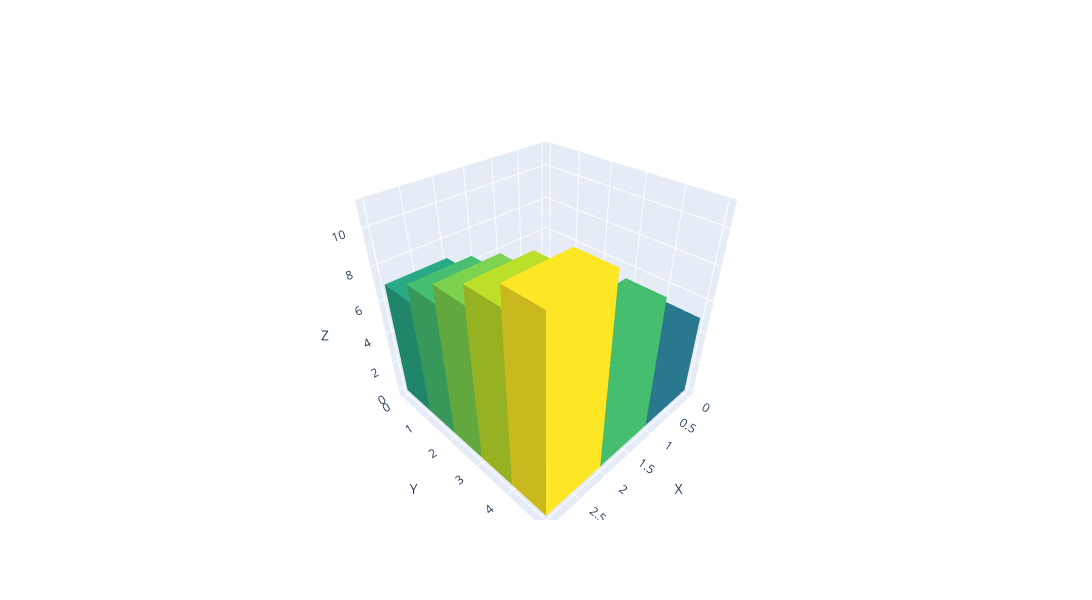

The code cell stored with this chart in its notebook:
### Code cell
#plot_3d_surface_demo([(1,0,0), (0,1,0), (0,0,1)])
#plot_3d_surface_auto_simplex([(0,0,1), (0,1,1), (1,2,1), (2,2,1), (3,1,1.5), (4,1,1.5), (5,2,1), (6,2,1), (7,1,1), (7,0,1), (4,-1,1), (3,-1,1)], pattern='across')
single_bar_mesh_3d((1,3), (1,2), (0,5))
plot_3d_boxes_from_array(np.array([[1,2,3,4,5], [4,5,6,7,8], [7,8,9,10,11]]), alpha=1, aspectmode='cube')

### Figure 1 — Plotly figure (JSON) as saved in the notebook; plotly's stock layout.template omitted (floating-point values rounded to 4 significant figures)
{"data": [{"color": "rgb(68, 1, 84)", "i": [0, 1], "j": [1, 2], "k": [3, 3], "opacity": 1, "type": "mesh3d", "x": [0, 1, 1, 0], "y": [0, 0, 1, 1], "z": [0, 0, 0, 0]}, {"color": "rgb(68, 1, 84)", "i": [0, 1], "j": [1, 2], "k": [3, 3], "opacity": 1, "type": "mesh3d", "x": [0, 1, 1, 0], "y": [0, 0, 1, 1], "z": [1, 1, 1, 1]}, {"color": "rgb(68, 1, 84)", "i": [0, 1], "j": [1, 2], "k": [3, 3], "opacity": 1, "type": "mesh3d", "x": [0, 1, 1, 0], "y": [0, 0, 0, 0], "z": [0, 0, 1, 1]}, {"color": "rgb(68, 1, 84)", "i": [0, 1], "j": [1, 2], "k": [3, 3], "opacity": 1, "type": "mesh3d", "x": [0, 1, 1, 0], "y": [1, 1, 1, 1], "z": [0, 0, 1, 1]}, {"color": "rgb(68, 1, 84)", "i": [0, 1], "j": [1, 2], "k": [3, 3], "opacity": 1, "type": "mesh3d", "x": [0, 0, 0, 0], "y": [0, 1, 1, 0], "z": [0, 0, 1, 1]}, {"color": "rgb(68, 1, 84)", "i": [0, 1], "j": [1, 2], "k": [3, 3], "opacity": 1, "type": "mesh3d", "x": [1, 1, 1, 1], "y": [0, 1, 1, 0], "z": [0, 0, 1, 1]}, {"color": "rgb(72, 36, 116)", "i": [0, 1], "j": [1, 2], "k": [3, 3], "opacity": 1, "type": "mesh3d", "x": [0, 1, 1, 0], "y": [1, 1, 2, 2], "z": [0, 0, 0, 0]}, {"color": "rgb(72, 36, 116)", "i": [0, 1], "j": [1, 2], "k": [3, 3], "opacity": 1, "type": "mesh3d", "x": [0, 1, 1, 0], "y": [1, 1, 2, 2], "z": [2, 2, 2, 2]}, {"color": "rgb(72, 36, 116)", "i": [0, 1], "j": [1, 2], "k": [3, 3], "opacity": 1, "type": "mesh3d", "x": [0, 1, 1, 0], "y": [1, 1, 1, 1], "z": [0, 0, 2, 2]}, {"color": "rgb(72, 36, 116)", "i": [0, 1], "j": [1, 2], "k": [3, 3], "opacity": 1, "type": "mesh3d", "x": [0, 1, 1, 0], "y": [2, 2, 2, 2], "z": [0, 0, 2, 2]}, {"color": "rgb(72, 36, 116)", "i": [0, 1], "j": [1, 2], "k": [3, 3], "opacity": 1, "type": "mesh3d", "x": [0, 0, 0, 0], "y": [1, 2, 2, 1], "z": [0, 0, 2, 2]}, {"color": "rgb(72, 36, 116)", "i": [0, 1], "j": [1, 2], "k": [3, 3], "opacity": 1, "type": "mesh3d", "x": [1, 1, 1, 1], "y": [1, 2, 2, 1], "z": [0, 0, 2, 2]}, {"color": "rgb(64, 66, 134)", "i": [0, 1], "j": [1, 2], "k": [3, 3], "opacity": 1, "type": "mesh3d", "x": [0, 1, 1, 0], "y": [2, 2, 3, 3], "z": [0, 0, 0, 0]}, {"color": "rgb(64, 66, 134)", "i": [0, 1], "j": [1, 2], "k": [3, 3], "opacity": 1, "type": "mesh3d", "x": [0, 1, 1, 0], "y": [2, 2, 3, 3], "z": [3, 3, 3, 3]}, {"color": "rgb(64, 66, 134)", "i": [0, 1], "j": [1, 2], "k": [3, 3], "opacity": 1, "type": "mesh3d", "x": [0, 1, 1, 0], "y": [2, 2, 2, 2], "z": [0, 0, 3, 3]}, {"color": "rgb(64, 66, 134)", "i": [0, 1], "j": [1, 2], "k": [3, 3], "opacity": 1, "type": "mesh3d", "x": [0, 1, 1, 0], "y": [3, 3, 3, 3], "z": [0, 0, 3, 3]}, {"color": "rgb(64, 66, 134)", "i": [0, 1], "j": [1, 2], "k": [3, 3], "opacity": 1, "type": "mesh3d", "x": [0, 0, 0, 0], "y": [2, 3, 3, 2], "z": [0, 0, 3, 3]}, {"color": "rgb(64, 66, 134)", "i": [0, 1], "j": [1, 2], "k": [3, 3], "opacity": 1, "type": "mesh3d", "x": [1, 1, 1, 1], "y": [2, 3, 3, 2], "z": [0, 0, 3, 3]}, {"color": "rgb(53, 95, 140)", "i": [0, 1], "j": [1, 2], "k": [3, 3], "opacity": 1, "type": "mesh3d", "x": [0, 1, 1, 0], "y": [3, 3, 4, 4], "z": [0, 0, 0, 0]}, {"color": "rgb(53, 95, 140)", "i": [0, 1], "j": [1, 2], "k": [3, 3], "opacity": 1, "type": "mesh3d", "x": [0, 1, 1, 0], "y": [3, 3, 4, 4], "z": [4, 4, 4, 4]}, {"color": "rgb(53, 95, 140)", "i": [0, 1], "j": [1, 2], "k": [3, 3], "opacity": 1, "type": "mesh3d", "x": [0, 1, 1, 0], "y": [3, 3, 3, 3], "z": [0, 0, 4, 4]}, {"color": "rgb(53, 95, 140)", "i": [0, 1], "j": [1, 2], "k": [3, 3], "opacity": 1, "type": "mesh3d", "x": [0, 1, 1, 0], "y": [4, 4, 4, 4], "z": [0, 0, 4, 4]}, {"color": "rgb(53, 95, 140)", "i": [0, 1], "j": [1, 2], "k": [3, 3], "opacity": 1, "type": "mesh3d", "x": [0, 0, 0, 0], "y": [3, 4, 4, 3], "z": [0, 0, 4, 4]}, {"color": "rgb(53, 95, 140)", "i": [0, 1], "j": [1, 2], "k": [3, 3], "opacity": 1, "type": "mesh3d", "x": [1, 1, 1, 1], "y": [3, 4, 4, 3], "z": [0, 0, 4, 4]}, {"color": "rgb(42, 120, 142)", "i": [0, 1], "j": [1, 2], "k": [3, 3], "opacity": 1, "type": "mesh3d", "x": [0, 1, 1, 0], "y": [4, 4, 5, 5], "z": [0, 0, 0, 0]}, {"color": "rgb(42, 120, 142)", "i": [0, 1], "j": [1, 2], "k": [3, 3], "opacity": 1, "type": "mesh3d", "x": [0, 1, 1, 0], "y": [4, 4, 5, 5], "z": [5, 5, 5, 5]}, {"color": "rgb(42, 120, 142)", "i": [0, 1], "j": [1, 2], "k": [3, 3], "opacity": 1, "type": "mesh3d", "x": [0, 1, 1, 0], "y": [4, 4, 4, 4], "z": [0, 0, 5, 5]}, {"color": "rgb(42, 120, 142)", "i": [0, 1], "j": [1, 2], "k": [3, 3], "opacity": 1, "type": "mesh3d", "x": [0, 1, 1, 0], "y": [5, 5, 5, 5], "z": [0, 0, 5, 5]}, {"color": "rgb(42, 120, 142)", "i": [0, 1], "j": [1, 2], "k": [3, 3], "opacity": 1, "type": "mesh3d", "x": [0, 0, 0, 0], "y": [4, 5, 5, 4], "z": [0, 0, 5, 5]}, {"color": "rgb(42, 120, 142)", "i": [0, 1], "j": [1, 2], "k": [3, 3], "opacity": 1, "type": "mesh3d", "x": [1, 1, 1, 1], "y": [4, 5, 5, 4], "z": [0, 0, 5, 5]}, {"color": "rgb(53, 95, 140)", "i": [0, 1], "j": [1, 2], "k": [3, 3], "opacity": 1, "type": "mesh3d", "x": [1, 2, 2, 1], "y": [0, 0, 1, 1], "z": [0, 0, 0, 0]}, {"color": "rgb(53, 95, 140)", "i": [0, 1], "j": [1, 2], "k": [3, 3], "opacity": 1, "type": "mesh3d", "x": [1, 2, 2, 1], "y": [0, 0, 1, 1], "z": [4, 4, 4, 4]}, {"color": "rgb(53, 95, 140)", "i": [0, 1], "j": [1, 2], "k": [3, 3], "opacity": 1, "type": "mesh3d", "x": [1, 2, 2, 1], "y": [0, 0, 0, 0], "z": [0, 0, 4, 4]}, {"color": "rgb(53, 95, 140)", "i": [0, 1], "j": [1, 2], "k": [3, 3], "opacity": 1, "type": "mesh3d", "x": [1, 2, 2, 1], "y": [1, 1, 1, 1], "z": [0, 0, 4, 4]}, {"color": "rgb(53, 95, 140)", "i": [0, 1], "j": [1, 2], "k": [3, 3], "opacity": 1, "type": "mesh3d", "x": [1, 1, 1, 1], "y": [0, 1, 1, 0], "z": [0, 0, 4, 4]}, {"color": "rgb(53, 95, 140)", "i": [0, 1], "j": [1, 2], "k": [3, 3], "opacity": 1, "type": "mesh3d", "x": [2, 2, 2, 2], "y": [0, 1, 1, 0], "z": [0, 0, 4, 4]}, {"color": "rgb(42, 120, 142)", "i": [0, 1], "j": [1, 2], "k": [3, 3], "opacity": 1, "type": "mesh3d", "x": [1, 2, 2, 1], "y": [1, 1, 2, 2], "z": [0, 0, 0, 0]}, {"color": "rgb(42, 120, 142)", "i": [0, 1], "j": [1, 2], "k": [3, 3], "opacity": 1, "type": "mesh3d", "x": [1, 2, 2, 1], "y": [1, 1, 2, 2], "z": [5, 5, 5, 5]}, {"color": "rgb(42, 120, 142)", "i": [0, 1], "j": [1, 2], "k": [3, 3], "opacity": 1, "type": "mesh3d", "x": [1, 2, 2, 1], "y": [1, 1, 1, 1], "z": [0, 0, 5, 5]}, {"color": "rgb(42, 120, 142)", "i": [0, 1], "j": [1, 2], "k": [3, 3], "opacity": 1, "type": "mesh3d", "x": [1, 2, 2, 1], "y": [2, 2, 2, 2], "z": [0, 0, 5, 5]}, {"color": "rgb(42, 120, 142)", "i": [0, 1], "j": [1, 2], "k": [3, 3], "opacity": 1, "type": "mesh3d", "x": [1, 1, 1, 1], "y": [1, 2, 2, 1], "z": [0, 0, 5, 5]}, {"color": "rgb(42, 120, 142)", "i": [0, 1], "j": [1, 2], "k": [3, 3], "opacity": 1, "type": "mesh3d", "x": [2, 2, 2, 2], "y": [1, 2, 2, 1], "z": [0, 0, 5, 5]}, {"color": "rgb(34, 144, 140)", "i": [0, 1], "j": [1, 2], "k": [3, 3], "opacity": 1, "type": "mesh3d", "x": [1, 2, 2, 1], "y": [2, 2, 3, 3], "z": [0, 0, 0, 0]}, {"color": "rgb(34, 144, 140)", "i": [0, 1], "j": [1, 2], "k": [3, 3], "opacity": 1, "type": "mesh3d", "x": [1, 2, 2, 1], "y": [2, 2, 3, 3], "z": [6, 6, 6, 6]}, {"color": "rgb(34, 144, 140)", "i": [0, 1], "j": [1, 2], "k": [3, 3], "opacity": 1, "type": "mesh3d", "x": [1, 2, 2, 1], "y": [2, 2, 2, 2], "z": [0, 0, 6, 6]}, {"color": "rgb(34, 144, 140)", "i": [0, 1], "j": [1, 2], "k": [3, 3], "opacity": 1, "type": "mesh3d", "x": [1, 2, 2, 1], "y": [3, 3, 3, 3], "z": [0, 0, 6, 6]}, {"color": "rgb(34, 144, 140)", "i": [0, 1], "j": [1, 2], "k": [3, 3], "opacity": 1, "type": "mesh3d", "x": [1, 1, 1, 1], "y": [2, 3, 3, 2], "z": [0, 0, 6, 6]}, {"color": "rgb(34, 144, 140)", "i": [0, 1], "j": [1, 2], "k": [3, 3], "opacity": 1, "type": "mesh3d", "x": [2, 2, 2, 2], "y": [2, 3, 3, 2], "z": [0, 0, 6, 6]}, {"color": "rgb(40, 168, 131)", "i": [0, 1], "j": [1, 2], "k": [3, 3], "opacity": 1, "type": "mesh3d", "x": [1, 2, 2, 1], "y": [3, 3, 4, 4], "z": [0, 0, 0, 0]}, {"color": "rgb(40, 168, 131)", "i": [0, 1], "j": [1, 2], "k": [3, 3], "opacity": 1, "type": "mesh3d", "x": [1, 2, 2, 1], "y": [3, 3, 4, 4], "z": [7, 7, 7, 7]}, {"color": "rgb(40, 168, 131)", "i": [0, 1], "j": [1, 2], "k": [3, 3], "opacity": 1, "type": "mesh3d", "x": [1, 2, 2, 1], "y": [3, 3, 3, 3], "z": [0, 0, 7, 7]}, {"color": "rgb(40, 168, 131)", "i": [0, 1], "j": [1, 2], "k": [3, 3], "opacity": 1, "type": "mesh3d", "x": [1, 2, 2, 1], "y": [4, 4, 4, 4], "z": [0, 0, 7, 7]}, {"color": "rgb(40, 168, 131)", "i": [0, 1], "j": [1, 2], "k": [3, 3], "opacity": 1, "type": "mesh3d", "x": [1, 1, 1, 1], "y": [3, 4, 4, 3], "z": [0, 0, 7, 7]}, {"color": "rgb(40, 168, 131)", "i": [0, 1], "j": [1, 2], "k": [3, 3], "opacity": 1, "type": "mesh3d", "x": [2, 2, 2, 2], "y": [3, 4, 4, 3], "z": [0, 0, 7, 7]}, {"color": "rgb(70, 190, 111)", "i": [0, 1], "j": [1, 2], "k": [3, 3], "opacity": 1, "type": "mesh3d", "x": [1, 2, 2, 1], "y": [4, 4, 5, 5], "z": [0, 0, 0, 0]}, {"color": "rgb(70, 190, 111)", "i": [0, 1], "j": [1, 2], "k": [3, 3], "opacity": 1, "type": "mesh3d", "x": [1, 2, 2, 1], "y": [4, 4, 5, 5], "z": [8, 8, 8, 8]}, {"color": "rgb(70, 190, 111)", "i": [0, 1], "j": [1, 2], "k": [3, 3], "opacity": 1, "type": "mesh3d", "x": [1, 2, 2, 1], "y": [4, 4, 4, 4], "z": [0, 0, 8, 8]}, {"color": "rgb(70, 190, 111)", "i": [0, 1], "j": [1, 2], "k": [3, 3], "opacity": 1, "type": "mesh3d", "x": [1, 2, 2, 1], "y": [5, 5, 5, 5], "z": [0, 0, 8, 8]}, {"color": "rgb(70, 190, 111)", "i": [0, 1], "j": [1, 2], "k": [3, 3], "opacity": 1, "type": "mesh3d", "x": [1, 1, 1, 1], "y": [4, 5, 5, 4], "z": [0, 0, 8, 8]}, {"color": "rgb(70, 190, 111)", "i": [0, 1], "j": [1, 2], "k": [3, 3], "opacity": 1, "type": "mesh3d", "x": [2, 2, 2, 2], "y": [4, 5, 5, 4], "z": [0, 0, 8, 8]}, {"color": "rgb(40, 168, 131)", "i": [0, 1], "j": [1, 2], "k": [3, 3], "opacity": 1, "type": "mesh3d", "x": [2, 3, 3, 2], "y": [0, 0, 1, 1], "z": [0, 0, 0, 0]}, {"color": "rgb(40, 168, 131)", "i": [0, 1], "j": [1, 2], "k": [3, 3], "opacity": 1, "type": "mesh3d", "x": [2, 3, 3, 2], "y": [0, 0, 1, 1], "z": [7, 7, 7, 7]}, {"color": "rgb(40, 168, 131)", "i": [0, 1], "j": [1, 2], "k": [3, 3], "opacity": 1, "type": "mesh3d", "x": [2, 3, 3, 2], "y": [0, 0, 0, 0], "z": [0, 0, 7, 7]}, {"color": "rgb(40, 168, 131)", "i": [0, 1], "j": [1, 2], "k": [3, 3], "opacity": 1, "type": "mesh3d", "x": [2, 3, 3, 2], "y": [1, 1, 1, 1], "z": [0, 0, 7, 7]}, {"color": "rgb(40, 168, 131)", "i": [0, 1], "j": [1, 2], "k": [3, 3], "opacity": 1, "type": "mesh3d", "x": [2, 2, 2, 2], "y": [0, 1, 1, 0], "z": [0, 0, 7, 7]}, {"color": "rgb(40, 168, 131)", "i": [0, 1], "j": [1, 2], "k": [3, 3], "opacity": 1, "type": "mesh3d", "x": [3, 3, 3, 3], "y": [0, 1, 1, 0], "z": [0, 0, 7, 7]}, {"color": "rgb(70, 190, 111)", "i": [0, 1], "j": [1, 2], "k": [3, 3], "opacity": 1, "type": "mesh3d", "x": [2, 3, 3, 2], "y": [1, 1, 2, 2], "z": [0, 0, 0, 0]}, {"color": "rgb(70, 190, 111)", "i": [0, 1], "j": [1, 2], "k": [3, 3], "opacity": 1, "type": "mesh3d", "x": [2, 3, 3, 2], "y": [1, 1, 2, 2], "z": [8, 8, 8, 8]}, {"color": "rgb(70, 190, 111)", "i": [0, 1], "j": [1, 2], "k": [3, 3], "opacity": 1, "type": "mesh3d", "x": [2, 3, 3, 2], "y": [1, 1, 1, 1], "z": [0, 0, 8, 8]}, {"color": "rgb(70, 190, 111)", "i": [0, 1], "j": [1, 2], "k": [3, 3], "opacity": 1, "type": "mesh3d", "x": [2, 3, 3, 2], "y": [2, 2, 2, 2], "z": [0, 0, 8, 8]}, {"color": "rgb(70, 190, 111)", "i": [0, 1], "j": [1, 2], "k": [3, 3], "opacity": 1, "type": "mesh3d", "x": [2, 2, 2, 2], "y": [1, 2, 2, 1], "z": [0, 0, 8, 8]}, {"color": "rgb(70, 190, 111)", "i": [0, 1], "j": [1, 2], "k": [3, 3], "opacity": 1, "type": "mesh3d", "x": [3, 3, 3, 3], "y": [1, 2, 2, 1], "z": [0, 0, 8, 8]}, {"color": "rgb(124, 209, 79)", "i": [0, 1], "j": [1, 2], "k": [3, 3], "opacity": 1, "type": "mesh3d", "x": [2, 3, 3, 2], "y": [2, 2, 3, 3], "z": [0, 0, 0, 0]}, {"color": "rgb(124, 209, 79)", "i": [0, 1], "j": [1, 2], "k": [3, 3], "opacity": 1, "type": "mesh3d", "x": [2, 3, 3, 2], "y": [2, 2, 3, 3], "z": [9, 9, 9, 9]}, {"color": "rgb(124, 209, 79)", "i": [0, 1], "j": [1, 2], "k": [3, 3], "opacity": 1, "type": "mesh3d", "x": [2, 3, 3, 2], "y": [2, 2, 2, 2], "z": [0, 0, 9, 9]}, {"color": "rgb(124, 209, 79)", "i": [0, 1], "j": [1, 2], "k": [3, 3], "opacity": 1, "type": "mesh3d", "x": [2, 3, 3, 2], "y": [3, 3, 3, 3], "z": [0, 0, 9, 9]}, {"color": "rgb(124, 209, 79)", "i": [0, 1], "j": [1, 2], "k": [3, 3], "opacity": 1, "type": "mesh3d", "x": [2, 2, 2, 2], "y": [2, 3, 3, 2], "z": [0, 0, 9, 9]}, {"color": "rgb(124, 209, 79)", "i": [0, 1], "j": [1, 2], "k": [3, 3], "opacity": 1, "type": "mesh3d", "x": [3, 3, 3, 3], "y": [2, 3, 3, 2], "z": [0, 0, 9, 9]}, {"color": "rgb(188, 223, 42)", "i": [0, 1], "j": [1, 2], "k": [3, 3], "opacity": 1, "type": "mesh3d", "x": [2, 3, 3, 2], "y": [3, 3, 4, 4], "z": [0, 0, 0, 0]}, {"color": "rgb(188, 223, 42)", "i": [0, 1], "j": [1, 2], "k": [3, 3], "opacity": 1, "type": "mesh3d", "x": [2, 3, 3, 2], "y": [3, 3, 4, 4], "z": [10, 10, 10, 10]}, {"color": "rgb(188, 223, 42)", "i": [0, 1], "j": [1, 2], "k": [3, 3], "opacity": 1, "type": "mesh3d", "x": [2, 3, 3, 2], "y": [3, 3, 3, 3], "z": [0, 0, 10, 10]}, {"color": "rgb(188, 223, 42)", "i": [0, 1], "j": [1, 2], "k": [3, 3], "opacity": 1, "type": "mesh3d", "x": [2, 3, 3, 2], "y": [4, 4, 4, 4], "z": [0, 0, 10, 10]}, {"color": "rgb(188, 223, 42)", "i": [0, 1], "j": [1, 2], "k": [3, 3], "opacity": 1, "type": "mesh3d", "x": [2, 2, 2, 2], "y": [3, 4, 4, 3], "z": [0, 0, 10, 10]}, {"color": "rgb(188, 223, 42)", "i": [0, 1], "j": [1, 2], "k": [3, 3], "opacity": 1, "type": "mesh3d", "x": [3, 3, 3, 3], "y": [3, 4, 4, 3], "z": [0, 0, 10, 10]}, {"color": "rgb(253, 231, 37)", "i": [0, 1], "j": [1, 2], "k": [3, 3], "opacity": 1, "type": "mesh3d", "x": [2, 3, 3, 2], "y": [4, 4, 5, 5], "z": [0, 0, 0, 0]}, {"color": "rgb(253, 231, 37)", "i": [0, 1], "j": [1, 2], "k": [3, 3], "opacity": 1, "type": "mesh3d", "x": [2, 3, 3, 2], "y": [4, 4, 5, 5], "z": [11, 11, 11, 11]}, {"color": "rgb(253, 231, 37)", "i": [0, 1], "j": [1, 2], "k": [3, 3], "opacity": 1, "type": "mesh3d", "x": [2, 3, 3, 2], "y": [4, 4, 4, 4], "z": [0, 0, 11, 11]}, {"color": "rgb(253, 231, 37)", "i": [0, 1], "j": [1, 2], "k": [3, 3], "opacity": 1, "type": "mesh3d", "x": [2, 3, 3, 2], "y": [5, 5, 5, 5], "z": [0, 0, 11, 11]}, {"color": "rgb(253, 231, 37)", "i": [0, 1], "j": [1, 2], "k": [3, 3], "opacity": 1, "type": "mesh3d", "x": [2, 2, 2, 2], "y": [4, 5, 5, 4], "z": [0, 0, 11, 11]}, {"color": "rgb(253, 231, 37)", "i": [0, 1], "j": [1, 2], "k": [3, 3], "opacity": 1, "type": "mesh3d", "x": [3, 3, 3, 3], "y": [4, 5, 5, 4], "z": [0, 0, 11, 11]}], "layout": {"height": 600, "scene": {"aspectmode": "cube", "xaxis": {"title": {"text": "X"}}, "yaxis": {"title": {"text": "Y"}}, "zaxis": {"title": {"text": "Z"}}}, "width": 1200}}
